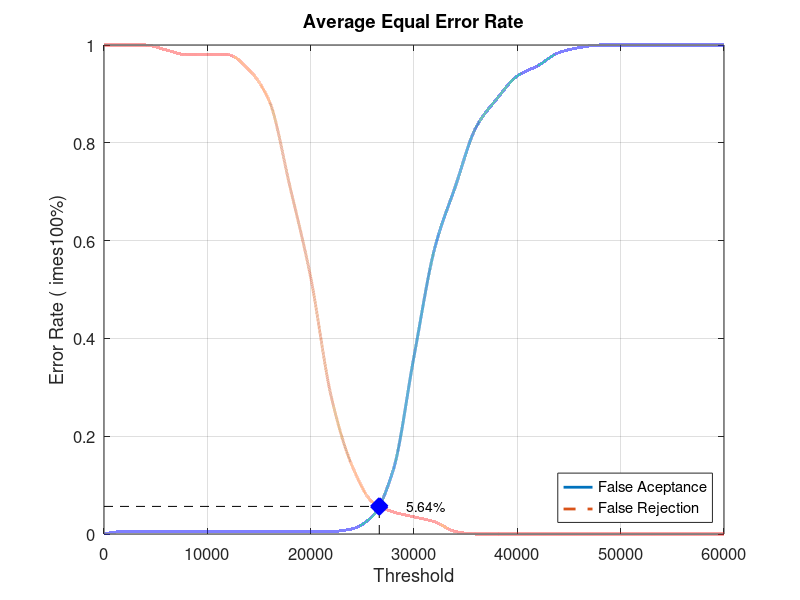
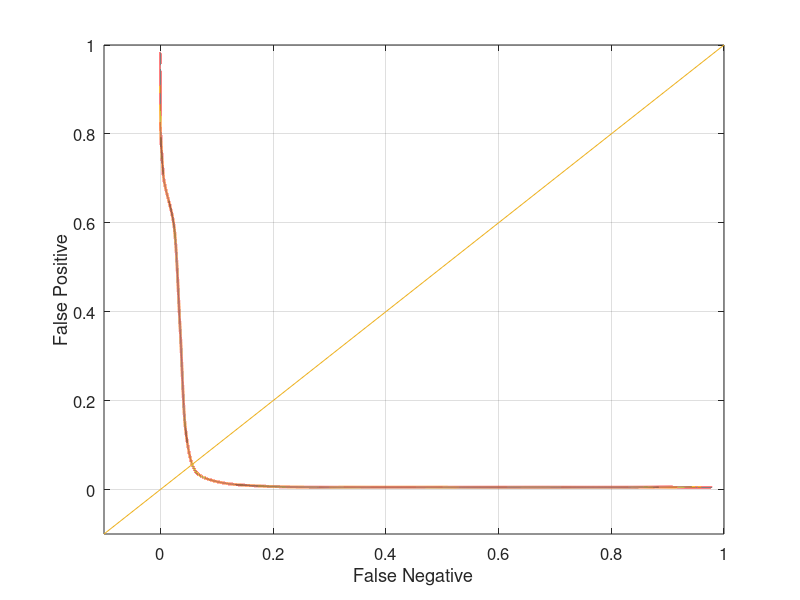

MATLAB code to generate these figures, in order:
close all;
clear;
clc;
x = 0:2000:60000;
xq = 0:0.5:60000;

y0 = [0 0.00526316 0.00526316 0.00526316 0.00526316 0.00526316 0.00526316 0.00526316 0.00526316 0.00526316 0.00526316 0.00526316 0.0105263 0.0368421 0.131579 0.363158 0.584211 0.710526 0.831579 0.889474 0.936842 0.957895 0.984211 0.994737 1 1 1 1 1 1 1]
yy0 = interp1(x, y0, xq, 'pchip');
y1 = [1 1 1 0.99 0.98 0.98 0.98 0.95 0.885 0.71 0.525 0.28 0.14 0.065 0.045 0.035 0.025 0.005 0 0 0 0 0 0 0 0 0 0 0 0 0]
yy1 = interp1(x, y1, xq, 'pchip');

% Calculating EER: 
y2 = abs(y0 - y1);
find(y2 == min(y2))
yy2 = abs(yy0 - yy1);
xEER = find(yy2 == min(yy2));
xEERIndex = xq(xEER) % X-axis EER
yEER = yy0(xEER) % Y-axis EER

main = figure
plot(xq, yy0,'-','LineWidth', 2);	hold on
plot(xq, yy1,'--','LineWidth', 2);	hold on
plot([xEERIndex xEERIndex], [0 yEER], 'k--');	hold on
plot([0 xEERIndex], [yEER yEER], 'k--');	hold on
plot(xEERIndex, yEER, 'bx', 'LineWidth', 10);	hold on
text(xEERIndex + 10 * xEERIndex / 100, yEER, [num2str(round((10000 * yEER)) / 100) '%'])
legend('False Aceptance', 'False Rejection', 'Location', 'SouthEast')
xlabel('Threshold')
ylabel('Error Rate (	imes100%)')
title('Average Equal Error Rate')
set(gca, 'FontSize', 12)
axis([0 60000 0 1])
grid on

print(main, 'Database3_4Main', '-dpng');
FNRxFPR = figure('Color', [1 1 1]);
plot(yy1, yy0, '-', yy1, yy0, 'LineWidth', 2);
hold on
y = -0.1:0.1:1
plot(y, y); 
set(gca, 'FontSize', 12)
xlabel('False Negative')
ylabel('False Positive')
axis([-0.1 1 -0.1 1])
set(gca, 'FontSize', 12)
grid on

print(FNRxFPR, 'Database3_4FNRxFPR','-dpng');
